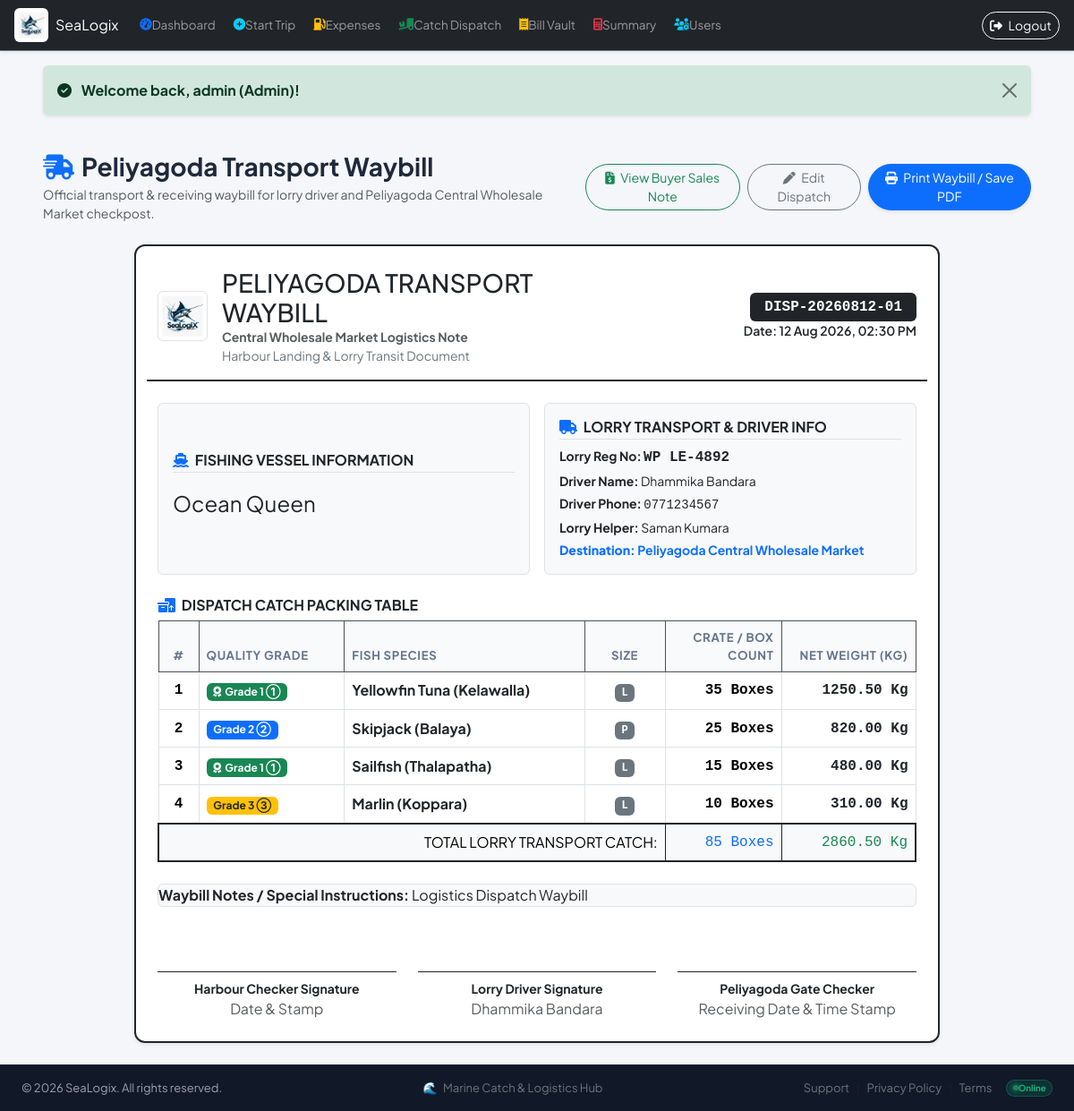
Page /views/peliyagoda_waybill.php?dispatch_id=1 (signed in) on the committed database.
### tables this page shows
CREATE TABLE IF NOT EXISTS `dispatches` (
    `id` INT AUTO_INCREMENT PRIMARY KEY,
    `trip_id` INT NOT NULL,
    `dispatch_no` VARCHAR(30) NOT NULL UNIQUE,
    `lorry_number` VARCHAR(30) NOT NULL,
    `driver_name` VARCHAR(100) NOT NULL,
    `driver_phone` VARCHAR(30) NULL,
    `helper_name` VARCHAR(100) NULL,
    `lorry_hire_fee` DECIMAL(10, 2) NOT NULL DEFAULT 0.00,
    `helper_fee` DECIMAL(10, 2) NOT NULL DEFAULT 0.00,
    `transit_allowance` DECIMAL(10, 2) NOT NULL DEFAULT 0.00,
    `total_transport_cost` DECIMAL(10, 2) GENERATED ALWAYS AS (lorry_hire_fee + helper_fee + transit_allowance) STORED,
    `dispatch_date` DATETIME NOT NULL DEFAULT CURRENT_TIMESTAMP,
    `notes` TEXT NULL,
    `created_at` TIMESTAMP DEFAULT CURRENT_TIMESTAMP,
    FOREIGN KEY (`trip_id`) REFERENCES `trips`(`id`) ON DELETE CASCADE
);

CREATE TABLE IF NOT EXISTS `trips` (
    `id` INT AUTO_INCREMENT PRIMARY KEY,
    `boat_name` VARCHAR(100) NOT NULL,
    `reg_number` VARCHAR(50) NOT NULL,
    `skipper_name` VARCHAR(100) NOT NULL,
    `crew_count` INT NOT NULL DEFAULT 1,
    `crew_members` TEXT NULL,
    `departure_date` DATE NOT NULL,
    `arrival_date` DATE NULL,
    `status` ENUM('DEPARTED', 'LANDED', 'DISPATCHED', 'COMPLETED') NOT NULL DEFAULT 'DEPARTED',
    `is_locked` TINYINT(1) NOT NULL DEFAULT 0,
    `created_by` INT NULL,
    `created_at` TIMESTAMP DEFAULT CURRENT_TIMESTAMP,
    `updated_at` TIMESTAMP DEFAULT CURRENT_TIMESTAMP ON UPDATE CURRENT_TIMESTAMP,
    FOREIGN KEY (`created_by`) REFERENCES `users`(`id`) ON DELETE SET NULL
);

CREATE TABLE IF NOT EXISTS `dispatch_items` (
    `id` INT AUTO_INCREMENT PRIMARY KEY,
    `dispatch_id` INT NOT NULL,
    `trip_id` INT NOT NULL,
    `quality_grade` VARCHAR(20) NOT NULL,  
    `fish_species` VARCHAR(50) NOT NULL,  
    `size_category` ENUM('L', 'P') NOT NULL DEFAULT 'L',  
    `box_count` INT NOT NULL DEFAULT 1,
    `net_weight_kg` DECIMAL(10, 2) NOT NULL DEFAULT 0.00,
    `created_at` TIMESTAMP DEFAULT CURRENT_TIMESTAMP,
    FOREIGN KEY (`dispatch_id`) REFERENCES `dispatches`(`id`) ON DELETE CASCADE,
    FOREIGN KEY (`trip_id`) REFERENCES `trips`(`id`) ON DELETE CASCADE
);

### views/peliyagoda_waybill.php (the view, shortened to what this page needs)
<?php
require_once __DIR__ . '/../config/constants.php';
$pdo = getDbConnection();
$dispatchId = intval($_GET['dispatch_id'] ?? 0);
$dispatch = null;
if ($dispatchId > 0) {
    $stmt = $pdo->prepare("
        SELECT d.*, t.boat_name, t.reg_number, t.skipper_name, t.crew_count, t.departure_date, t.arrival_date
        FROM dispatches d
        JOIN trips t ON d.trip_id = t.id
        WHERE d.id = ?
    ");
    $stmt->execute([$dispatchId]);
    $dispatch = $stmt->fetch();
}
$itemStmt = $pdo->prepare("SELECT * FROM dispatch_items WHERE dispatch_id = ?");
$itemStmt->execute([$dispatchId]);
$items = $itemStmt->fetchAll();
$totalWeightKg = 0;
$totalBoxes = 0;
foreach ($items as $item) {
    $totalWeightKg += $item['net_weight_kg'];
    $totalBoxes    += $item['box_count'];
}
require_once __DIR__ . '/../includes/header.php';
?>
<div class="d-flex align-items-center justify-content-between mb-4 no-print">
    <div>
        <h2 class="h3 fw-bold mb-1">
            <i class="fa-solid fa-truck-fast text-primary me-2"></i>Peliyagoda Transport Waybill
        </h2>
        <p class="text-muted small mb-0">Official transport & receiving waybill for lorry driver and Peliyagoda Central Wholesale Market checkpost.</p>
    </div>
    <div class="d-flex align-items-center gap-2">
        <a href="buyer_sales_note.php?trip_id=<?= $dispatch['trip_id'] ?>" class="btn btn-outline-success btn-sm font-semibold rounded-pill px-3">
            <i class="fa-solid fa-file-invoice-dollar me-1"></i> View Buyer Sales Note
        </a>
        <a href="catch_dispatch.php?trip_id=<?= $dispatch['trip_id'] ?>" class="btn btn-outline-secondary btn-sm rounded-pill px-3">
            <i class="fa-solid fa-pen me-1"></i> Edit Dispatch
        </a>
        <button onclick="window.print()" class="btn btn-primary btn-sm rounded-pill px-3 shadow-sm print-keep">
            <i class="fa-solid fa-print me-1"></i> Print Waybill / Save PDF
        </button>
    </div>
</div>
<div class="printable-invoice card border-2 border-dark shadow-sm bg-white p-4 mx-auto" style="max-width: 900px;">
    <div class="row align-items-center mb-4 pb-3 border-bottom border-2 border-dark">
        <div class="col-7 d-flex align-items-center gap-3">
            <img src="../assets/images/logo.jpg" alt="SeaLogix Logo" style="height: 56px; width: auto; object-fit: contain;" class="rounded border p-1 bg-white">
            <div>
                <h3 class="fw-extrabold text-dark mb-0 text-uppercase tracking-wider">
                    Peliyagoda Transport Waybill
                </h3>
                <div class="small fw-bold text-muted">Central Wholesale Market Logistics Note</div>
                <div class="small text-secondary">Harbour Landing & Lorry Transit Document</div>
            </div>
        </div>
        <div class="col-5 text-end">
            <span class="badge bg-dark text-white font-monospace fs-6 px-3 py-2">
                <?= htmlspecialchars($dispatch['dispatch_no']) ?>
            </span>
            <div class="small fw-semibold mt-1.5">Date: <?= formatDate($dispatch['dispatch_date'], 'd M Y, h:i A') ?></div>
        </div>
    </div>
    <div class="row g-3 mb-4">
        <div class="col-6">
            <div class="p-3 border rounded bg-light h-100 d-flex flex-column justify-content-center">
                <h6 class="fw-bold text-uppercase border-bottom pb-1 mb-2 text-dark">
                    <i class="fa-solid fa-ship me-1 text-primary"></i> Fishing Vessel Information
                </h6>
                <div class="fs-4 fw-extrabold text-dark py-2">
                    <?= htmlspecialchars($dispatch['boat_name']) ?>
                </div>
            </div>
        </div>
        <div class="col-6">
            <div class="p-3 border rounded bg-light h-100">
                <h6 class="fw-bold text-uppercase border-bottom pb-1 mb-2 text-dark">
                    <i class="fa-solid fa-truck me-1 text-primary"></i> Lorry Transport & Driver Info
                </h6>
                <div class="small mb-1"><strong>Lorry Reg No:</strong> <span class="font-monospace fw-bold fs-6 text-dark"><?= htmlspecialchars($dispatch['lorry_number']) ?></span></div>
                <div class="small mb-1"><strong>Driver Name:</strong> <?= htmlspecialchars($dispatch['driver_name']) ?></div>
                <div class="small mb-1"><strong>Driver Phone:</strong> <span class="font-monospace"><?= htmlspecialchars($dispatch['driver_phone'] ?: 'N/A') ?></span></div>
                <div class="small mb-1"><strong>Lorry Helper:</strong> <?= htmlspecialchars($dispatch['helper_name'] ?: 'N/A') ?></div>
                <div class="small text-primary fw-bold"><strong>Destination:</strong> Peliyagoda Central Wholesale Market</div>
            </div>
        </div>
    </div>
    <h6 class="fw-bold text-uppercase text-dark mb-2">
        <i class="fa-solid fa-boxes-packing me-1 text-primary"></i> Dispatch Catch Packing Table
    </h6>
    <div class="table-responsive mb-4">
        <table class="table table-bordered align-middle mb-0">
            <thead class="table-dark">
                <tr>
                    <th style="width: 45px;" class="text-center">#</th>
                    <th>Quality Grade</th>
                    <th>Fish Species</th>
                    <th class="text-center" style="width: 90px;">Size</th>
                    <th class="text-end" style="width: 130px;">Crate / Box Count</th>
                    <th class="text-end" style="width: 150px;">Net Weight (Kg)</th>
                </tr>
            </thead>
            <tbody>
                <?php foreach ($items as $idx => $item): ?>
                    <tr>
                        <td class="text-center font-monospace fw-bold"><?= $idx + 1 ?></td>
                        <td><?= getGradeBadge($item['quality_grade']) ?></td>
                        <td class="fw-bold text-dark"><?= htmlspecialchars($item['fish_species']) ?></td>
                        <td class="text-center">
                            <span class="badge bg-secondary font-monospace"><?= htmlspecialchars($item['size_category']) ?></span>
                        </td>
                        <td class="text-end fw-bold font-monospace"><?= intval($item['box_count']) ?> Boxes</td>
                        <td class="text-end fw-bold font-monospace text-dark"><?= formatWeight($item['net_weight_kg']) ?></td>
                    </tr>
                <?php endforeach; ?>
            </tbody>
            <tfoot class="table-light">
                <tr class="fw-extrabold border-top border-2 border-dark">
                    <td colspan="4" class="text-end text-uppercase">Total Lorry Transport Catch:</td>
                    <td class="text-end text-primary font-monospace fs-6"><?= number_format($totalBoxes) ?> Boxes</td>
                    <td class="text-end text-success font-monospace fs-6"><?= formatWeight($totalWeightKg) ?></td>
                </tr>
            </tfoot>
        </table>
    </div>
    <?php if (!empty($dispatch['notes'])): ?>
        <div class="p-2.5 bg-light border rounded mb-4 extra-small">
            <strong class="text-dark">Waybill Notes / Special Instructions:</strong> <?= htmlspecialchars($dispatch['notes']) ?>
        </div>
    <?php endif; ?>
    <div class="row pt-4 mt-2 signature-box">
        <div class="col-4 text-center">
            <div class="border-top border-dark pt-2 mt-3">
                <span class="small fw-bold text-dark d-block">Harbour Checker Signature</span>
                <span class="text-muted extra-small">Date & Stamp</span>
            </div>
        </div>
        <div class="col-4 text-center">
            <div class="border-top border-dark pt-2 mt-3">
                <span class="small fw-bold text-dark d-block">Lorry Driver Signature</span>
                <span class="text-muted extra-small"><?= htmlspecialchars($dispatch['driver_name']) ?></span>
            </div>
        </div>
        <div class="col-4 text-center">
            <div class="border-top border-dark pt-2 mt-3">
                <span class="small fw-bold text-dark d-block">Peliyagoda Gate Checker</span>
                <span class="text-muted extra-small">Receiving Date & Time Stamp</span>
            </div>
        </div>
    </div>
</div>
<?php require_once __DIR__ . '/../includes/footer.php'; ?>

### config/constants.php (shortened to what this page needs)
<?php
function formatWeight($weightKg) {
    return number_format((float)$weightKg, 2, '.', '') . ' Kg';
}
function formatDate($dateStr, $format = 'd M Y') {
    return date($format, strtotime($dateStr));
}
function getGradeBadge($grade) {
    if (strpos($grade, '1') !== false || strpos($grade, '①') !== false) {
        return '<span class="badge bg-success"><i class="fa-solid fa-award me-1"></i>Grade 1 ①</span>';
    } elseif (strpos($grade, '2') !== false || strpos($grade, '②') !== false) {
        return '<span class="badge bg-primary">Grade 2 ②</span>';
    } elseif (strpos($grade, '3') !== false || strpos($grade, '③') !== false) {
        return '<span class="badge bg-warning text-dark">Grade 3 ③</span>';
    } else {
        return '<span class="badge bg-danger">Reject</span>';
    }
}

### rows in the picture
dispatches: dispatch_no "DISP-20260812-01", dispatch_date "12 Aug 2026, 02:30 PM", trip.boat_name "Ocean Queen", lorry_number "WP LE-4892", driver_name "Dhammika Bandara", driver_phone "0771234567", helper_name "Saman Kumara", notes "Logistics Dispatch Waybill"
dispatch_items: quality_grade "Grade 1 (①)" (drawn), fish_species "Yellowfin Tuna (Kelawalla)", size_category "L", box_count "35", net_weight_kg "1250.50 Kg"
dispatch_items: quality_grade "Grade 2 ②", fish_species "Skipjack (Balaya)", size_category "P", box_count "25", net_weight_kg "820.00 Kg"
dispatch_items: quality_grade "Grade 1 (①)" (drawn), fish_species "Sailfish (Thalapatha)", size_category "L", box_count "15", net_weight_kg "480.00 Kg"
dispatch_items: quality_grade "Grade 3 ③", fish_species "Marlin (Koppara)", size_category "L", box_count "10", net_weight_kg "310.00 Kg"

### other values in the picture
$_SESSION['flash_message'] "Welcome back, admin (Admin)!"
$totalBoxes "85"
formatWeight($totalWeightKg) "2860.50 Kg"
